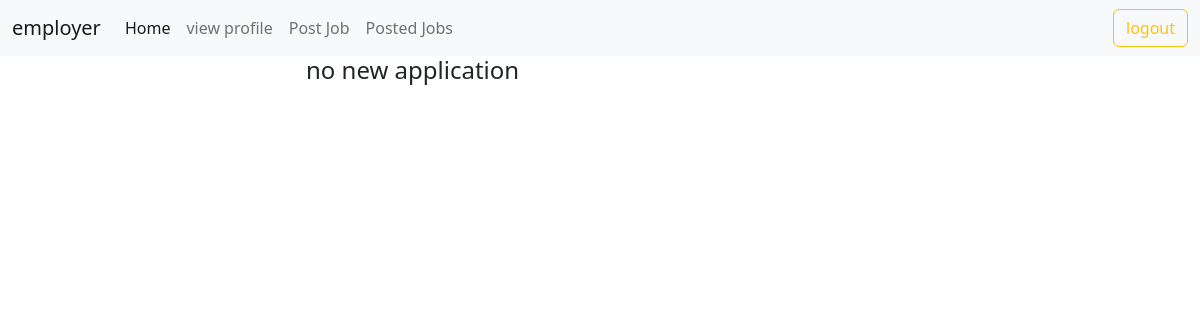
The app's page /employer/jobs/all/applications/1 (signed in), older data.
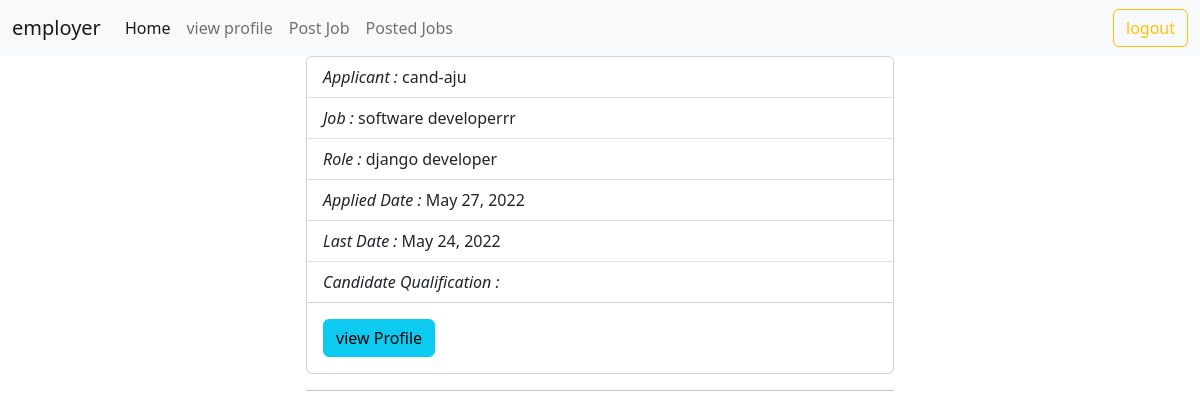
The same page, newer data.
### employer/models.py (models this page shows)
class Applications(models.Model):
    applicant = models.ForeignKey(User, on_delete=models.CASCADE, related_name="applicants")
    job = models.ForeignKey(Jobs, on_delete=models.CASCADE, related_name="ajob")
    options = (
        ("applied", "applied"),
        ("rejected", "rejected"),
        ("pending", "pending"),
        ("cancelled", "cancelled"),
        ("accepted", "accepted")
    )
    status = models.CharField(max_length=20, choices=options, default="applied")
    date = models.DateField(auto_now_add=True)
    class Meta:
        unique_together = ("applicant", "job")

class Jobs(models.Model):
    posted_by = models.ForeignKey(User, on_delete=models.CASCADE, related_name="company")
    job_title = models.CharField(max_length=120)
    job_description = models.TextField()
    role = models.CharField(max_length=120)
    experience = models.PositiveIntegerField(default=0)
    location = models.CharField(max_length=120)
    salary = models.PositiveIntegerField()
    created_date = models.DateField(auto_now_add=True)
    last_date = models.DateField(null=True)
    qualification = models.CharField(max_length=120, null=True)
    def __str__(self):
        return self.job_title

### users/models.py (models this page shows, shortened)
class User(AbstractUser):
    phone = models.CharField(max_length=12)
    options = (
        ("employer", "employer"),
        ("candidate", "candidate")
    )
    role = models.CharField(max_length=12, choices=options, default="candidate")

### employer/views.py (the view)
# urls.py: path("jobs/all/applications/<int:id>", views.ViewApplicationsView.as_view(), name="emp-viewappl"),
@method_decorator(signin_required, name="dispatch")
class ViewApplicationsView(ListView):
    model = Applications
    template_name = "emp-viewapplication.html"
    context_object_name = "vw_app"
    def get_queryset(self):
        return Applications.objects.filter(job=self.kwargs.get("id"), status="applied")

### employer/templates/emp-viewapplication.html
{%extends 'base_emp.html'%}
{%block body_block%}
<div class="row">
    <div class="col-3"></div>
    <div class="col-6">
        {%if vw_app%}
        {%for app in vw_app%}
        <div class="card" style="">
            <ul class="list-group list-group-flush">
                <li class="list-group-item"><i>Applicant : </i>{{app.applicant}}</li>
                <li class="list-group-item"><i>Job : </i>{{app.job}}</li>
                <li class="list-group-item"><i>Role : </i>{{app.job.role}}</li>
                <li class="list-group-item"><i>Applied Date : </i>{{app.date}}</li>
                <li class="list-group-item"><i>Last Date : </i>{{app.job.last_date}}</li>
                <li class="list-group-item"><i>Candidate Qualification : </i>{{app.applicant.candidates.qualification}}</li>
            </ul>
            <div class="card-body">
                <a href="{%url 'emp-apptprof' app.id%}" class="card-link btn btn-info">view Profile</a>
            </div>
        </div>
        <hr>
        {%endfor%}
        {%else%}
        <h4>no new application</h4>
        {%endif%}
    </div>
    <div class="col-3"></div>
</div>
{%endblock%}

Row changes from the older to the newer data that the page shows:
added Applications: applicant "cand-aju", job "software developerrr", job.role "django developer", date "May 27, 2022", job.last_date "May 24, 2022"
Text that changed along with them:
text no longer shown: "no new application"
